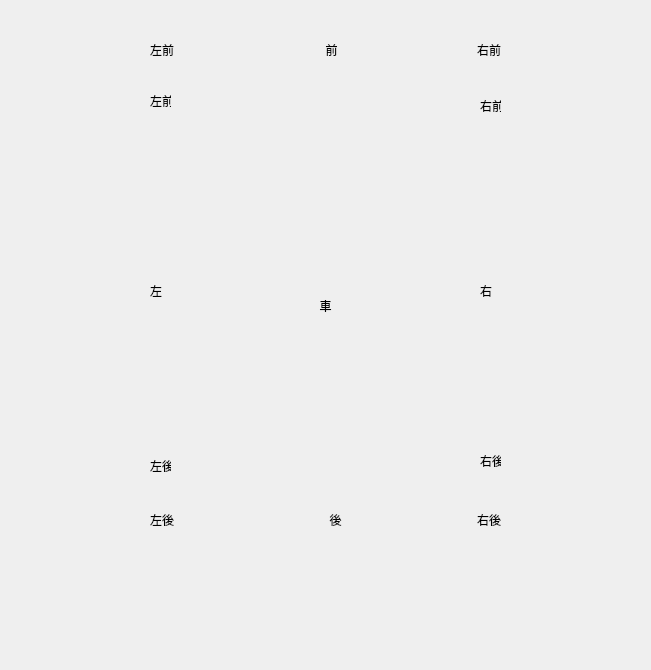
<?xml version="1.0" encoding="UTF-8"?>
<ui version="4.0">
 <class>safety</class>
 <widget class="QWidget" name="safety">
  <property name="geometry">
   <rect>
    <x>0</x>
    <y>0</y>
    <width>651</width>
    <height>670</height>
   </rect>
  </property>
  <property name="windowTitle">
   <string>Form</string>
  </property>
  <widget class="QLabel" name="label">
   <property name="geometry">
    <rect>
     <x>80</x>
     <y>40</y>
     <width>491</width>
     <height>531</height>
    </rect>
   </property>
   <property name="text">
    <string>車</string>
   </property>
   <property name="alignment">
    <set>Qt::AlignCenter</set>
   </property>
  </widget>
  <widget class="QLabel" name="label_2">
   <property name="geometry">
    <rect>
     <x>150</x>
     <y>40</y>
     <width>81</width>
     <height>20</height>
    </rect>
   </property>
   <property name="text">
    <string>左前</string>
   </property>
  </widget>
  <widget class="QLabel" name="label_3">
   <property name="geometry">
    <rect>
     <x>246</x>
     <y>40</y>
     <width>171</width>
     <height>20</height>
    </rect>
   </property>
   <property name="text">
    <string>前</string>
   </property>
   <property name="alignment">
    <set>Qt::AlignCenter</set>
   </property>
  </widget>
  <widget class="QLabel" name="label_4">
   <property name="geometry">
    <rect>
     <x>430</x>
     <y>40</y>
     <width>71</width>
     <height>20</height>
    </rect>
   </property>
   <property name="text">
    <string>右前</string>
   </property>
   <property name="alignment">
    <set>Qt::AlignRight|Qt::AlignTrailing|Qt::AlignVCenter</set>
   </property>
  </widget>
  <widget class="QLabel" name="label_5">
   <property name="geometry">
    <rect>
     <x>150</x>
     <y>190</y>
     <width>21</width>
     <height>201</height>
    </rect>
   </property>
   <property name="text">
    <string>左</string>
   </property>
  </widget>
  <widget class="QLabel" name="label_6">
   <property name="geometry">
    <rect>
     <x>480</x>
     <y>190</y>
     <width>21</width>
     <height>201</height>
    </rect>
   </property>
   <property name="text">
    <string>右</string>
   </property>
  </widget>
  <widget class="QLabel" name="label_7">
   <property name="geometry">
    <rect>
     <x>150</x>
     <y>510</y>
     <width>91</width>
     <height>20</height>
    </rect>
   </property>
   <property name="text">
    <string>左後</string>
   </property>
  </widget>
  <widget class="QLabel" name="label_8">
   <property name="geometry">
    <rect>
     <x>250</x>
     <y>510</y>
     <width>171</width>
     <height>20</height>
    </rect>
   </property>
   <property name="text">
    <string>後</string>
   </property>
   <property name="alignment">
    <set>Qt::AlignCenter</set>
   </property>
  </widget>
  <widget class="QLabel" name="label_9">
   <property name="geometry">
    <rect>
     <x>430</x>
     <y>510</y>
     <width>71</width>
     <height>20</height>
    </rect>
   </property>
   <property name="text">
    <string>右後</string>
   </property>
   <property name="alignment">
    <set>Qt::AlignRight|Qt::AlignTrailing|Qt::AlignVCenter</set>
   </property>
  </widget>
  <widget class="QLabel" name="label_10">
   <property name="geometry">
    <rect>
     <x>150</x>
     <y>40</y>
     <width>21</width>
     <height>121</height>
    </rect>
   </property>
   <property name="text">
    <string>左前-2</string>
   </property>
  </widget>
  <widget class="QLabel" name="label_11">
   <property name="geometry">
    <rect>
     <x>480</x>
     <y>40</y>
     <width>21</width>
     <height>131</height>
    </rect>
   </property>
   <property name="text">
    <string>右前-2</string>
   </property>
  </widget>
  <widget class="QLabel" name="label_12">
   <property name="geometry">
    <rect>
     <x>480</x>
     <y>400</y>
     <width>21</width>
     <height>121</height>
    </rect>
   </property>
   <property name="text">
    <string>右後-2</string>
   </property>
  </widget>
  <widget class="QLabel" name="label_13">
   <property name="geometry">
    <rect>
     <x>150</x>
     <y>410</y>
     <width>21</width>
     <height>111</height>
    </rect>
   </property>
   <property name="text">
    <string>左後-2</string>
   </property>
  </widget>
 </widget>
 <resources/>
 <connections/>
</ui>
